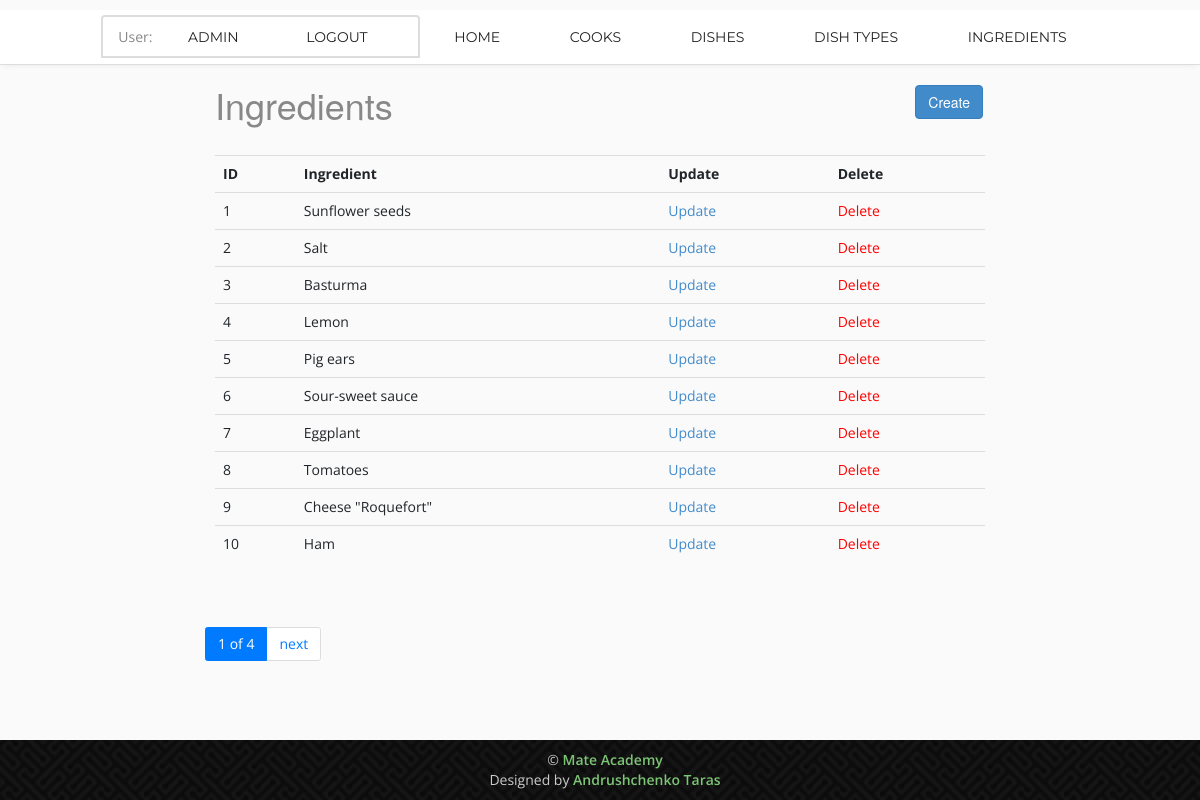
/ingredients/ (signed in), run on the app's committed database.
### workspace/models.py (models this page shows, shortened)
class Cook(AbstractUser):
    years_of_experience = models.IntegerField(default=0)
    class Meta:
        ordering = ["pk"]
    def get_absolute_url(self):
        return reverse("workspace:cook-detail", kwargs={"pk": self.pk})

class Ingredient(models.Model):
    name = models.CharField(max_length=255)

### workspace/views.py (the view)
class IngredientListView(LoginRequiredMixin, generic.ListView):
    model = Ingredient
    context_object_name = "ingredient_list"
    template_name = "workspace/ingredient_list.html"
    paginate_by = 10

### workspace/templatetags/query_transform.py (called while the page is built)
@register.simple_tag
def query_transform(request, **kwargs):
    updated = request.GET.copy()
    for key, value in kwargs.items():
        if value is not None:
            updated[key] = value
        else:
            updated.pop(key, 0)
    return updated.urlencode()

### templates/workspace/ingredient_list.html
{% extends "base.html" %}
{% load crispy_forms_filters %}
{% block content %}
  <div class="col-sm-2"></div>
  <div class="col-sm-8">
    <h1>
      Ingredients
      <a href="{% url 'workspace:ingredient-create' %}" class="btn btn-primary link-to-page">
        Create
      </a>
    </h1>
    <br>
      {% if ingredient_list %}
      <table class="table">
        <tr>
          <th>ID</th>
          <th>Ingredient</th>
          <th>Update</th>
          <th>Delete</th>
        </tr>
      {% for ingredient in ingredient_list %}
        <tr>
          <td>{{ ingredient.id }}</td>
          <td>{{ ingredient.name }}</td>
          <td>
            <a href="{% url 'workspace:ingredient-update' pk=ingredient.id %}">
              Update
            </a>
          </td>
          <td>
            <a style="color: red"
               href="{% url 'workspace:ingredient-delete' pk=ingredient.id %}">
              Delete
            </a>
          </td>
        </tr>
      {% endfor %}
      </table>
      {% else %}
        <p>There are no ingredients in the service.</p>
      {% endif %}
  </div>
  <div class="col-sm-2"></div>
{% endblock %}

### templates/includes/nav-bar.html (shortened to what this page needs)
	<nav class="main-nav-outer" id="test">
			<ul class="main-nav">
        {% if user.is_authenticated %}
          <li class="list-group-item">User: <a href="{{ user.get_absolute_url }}">{{ user.get_username }}</a>
            <a href="{% url 'logout'%}?next={{request.path}}">Logout</a>
        {% else %}
          <li class="list-group-item"><a href="{% url 'login'%}?next={{request.path}}">Login</a></li>
        {% endif %}
          <li><a href="{% url 'workspace:index' %}">Home</a></li>
          <li><a href="{% url 'workspace:cook-list' %}">Cooks</a></li>
          <li><a href="{% url 'workspace:dish-list' %}">Dishes</a></li>
          <li><a href="{% url 'workspace:dish-type-list' %}">Dish types</a></li>
          <li><a href="{% url 'workspace:ingredient-list' %}">Ingredients</a></li>
			</ul>
	</nav>

### static/css/style.css (style rules this page uses)
a, a:hover, a:active { outline:0px !important }
body { background:#fafafa; font-family: 'Open Sans', sans-serif; font-size:14px; font-weight:normal; color:#888888; margin:0; }
.main-nav-outer { padding:0px; border-bottom:1px solid #dddddd; box-shadow:0 4px 5px -3px #ececec; position:relative; background:#fff; }
.main-nav { text-align:center; margin:10px 0 0px; padding:0; list-style:none; }
.main-nav li { display:inline; margin:0 1px; }
.main-nav li a { display:inline-block; color:#222222; text-transform:uppercase; font-family: 'Montserrat', sans-serif; text-decoration: none; line-height:20px; margin:17px 32px; transition:all 0.3s ease-in-out; -moz-transition:all 0.3s ease-in-out; -webkit-transition:all 0.3s ease-in-out; }
.link-to-page { float: right; margin: 0 2px 0 2px; }

### static/css/responsive.css (style rules this page uses)
@media only screen and (min-width: 992px) { .main-nav { display:block !important; } }

### data on the page
Cook: get_username "ADMIN"
Ingredient: id "1", name "Sunflower seeds"
Ingredient: id "2", name "Salt"
Ingredient: id "3", name "Basturma"
Ingredient: id "4", name "Lemon"
Ingredient: id "5", name "Pig ears"
Ingredient: id "6", name "Sour-sweet sauce"
Ingredient: id "7", name "Eggplant"
Ingredient: id "8", name "Tomatoes"
Ingredient: id "9", name "Cheese \"Roquefort\""
Ingredient: id "10", name "Ham"

### other printed values
{{ page_obj.number }} "1"
{{ paginator.num_pages }} "4"
